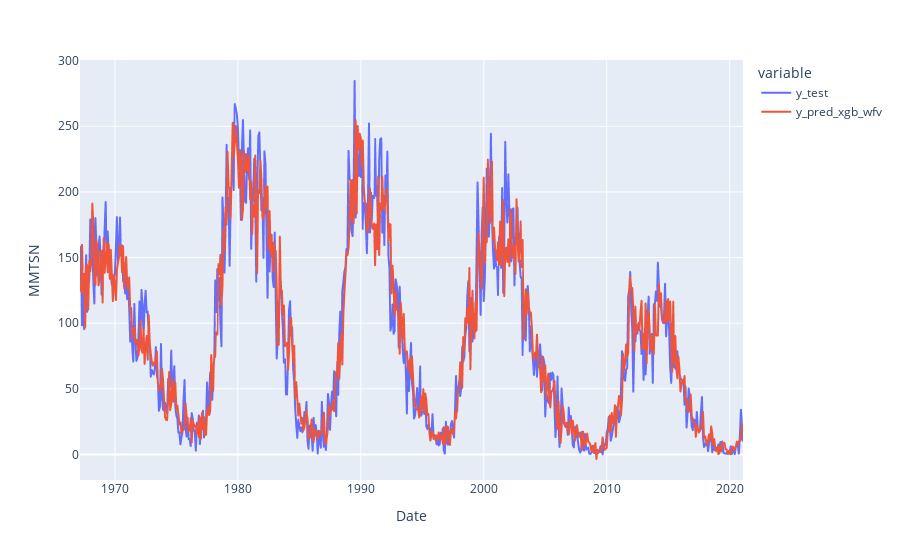

Write notebook code for a chart like this one.
### Code cell
fig = px.line(df_pred_xgb_wfv, labels={'value':"MMTSN"})
fig.show()

### Figure 1 — Plotly figure (JSON) as saved in the notebook; plotly's stock layout.template omitted (floating-point values rounded to 4 significant figures; data arrays with more than 128 entries replaced by an {"elided": "..."} marker saying what was removed)
{"data": [{"hovertemplate": "variable=y_test<br>Date=%{x}<br>MMTSN=%{y}<extra></extra>", "legendgroup": "y_test", "line": {"color": "#636efa", "dash": "solid"}, "marker": {"symbol": "circle"}, "mode": "lines", "name": "y_test", "showlegend": true, "type": "scattergl", "x": {"elided": "648 str values"}, "xaxis": "x", "y": {"elided": "648 float values"}, "yaxis": "y"}, {"hovertemplate": "variable=y_pred_xgb_wfv<br>Date=%{x}<br>MMTSN=%{y}<extra></extra>", "legendgroup": "y_pred_xgb_wfv", "line": {"color": "#EF553B", "dash": "solid"}, "marker": {"symbol": "circle"}, "mode": "lines", "name": "y_pred_xgb_wfv", "showlegend": true, "type": "scattergl", "x": {"elided": "648 str values"}, "xaxis": "x", "y": {"elided": "648 float values"}, "yaxis": "y"}], "layout": {"legend": {"title": {"text": "variable"}, "tracegroupgap": 0}, "margin": {"t": 60}, "xaxis": {"anchor": "y", "domain": [0, 1], "title": {"text": "Date"}}, "yaxis": {"anchor": "x", "domain": [0, 1], "title": {"text": "MMTSN"}}}}
